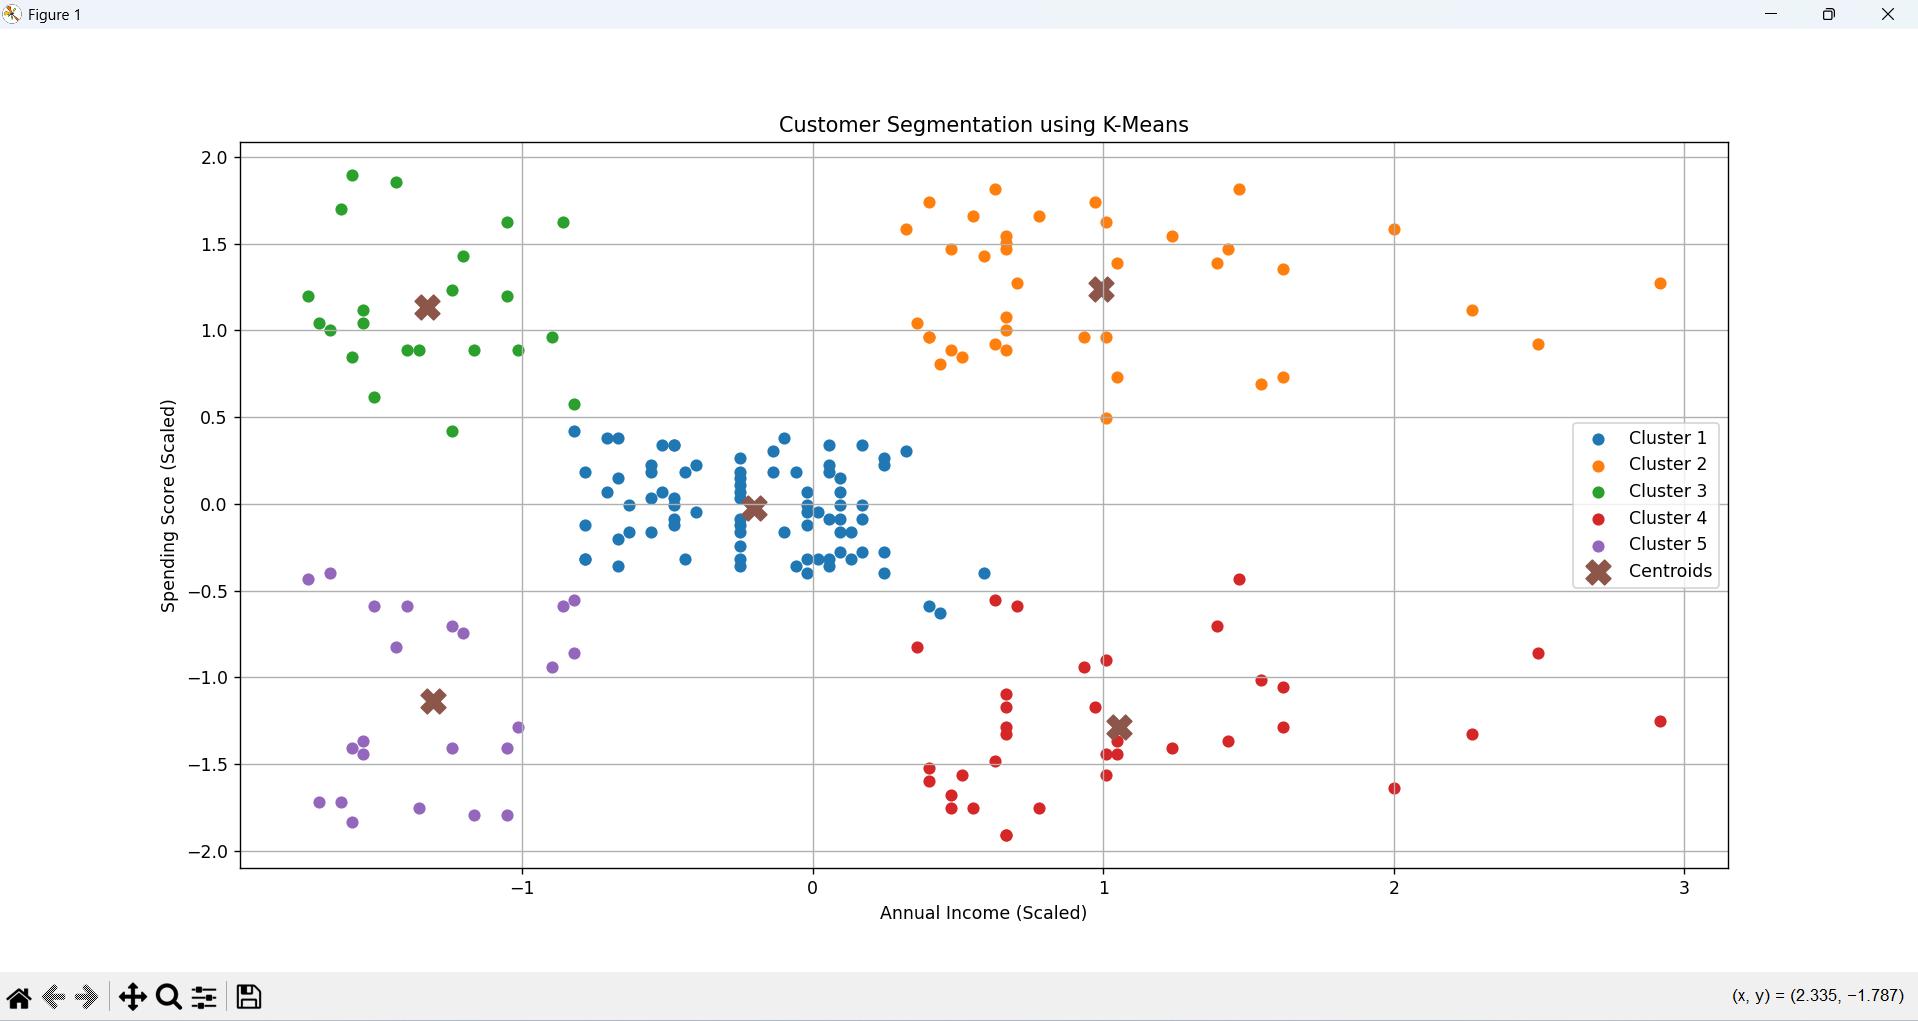

Generate this figure with Python:
import pandas as pd
import matplotlib.pyplot as plt
import seaborn as sns
import joblib

df = pd.read_csv("Mall_Customers.csv")
print(df.head())
print(df.info())
print(df.isnull().sum())
print(df.duplicated().sum())
print(df.columns)
print("shape: ",df.shape)
print(df.describe())
print(df.describe(include="object"))

gender_count = df["Gender"].value_counts()
print(gender_count)
plt.figure(figsize=(6,6))
gender_count.plot(kind="pie",autopct="%1.1f%%")
plt.title("Gender Distribution")
plt.ylabel("")
plt.show()

plt.figure(figsize=(8,5))
plt.hist(df["Age"],bins=10)
plt.title("Age Distribution")
plt.xlabel("Age")
plt.ylabel("Number of Customers")
plt.grid(True)
plt.show()

plt.figure(figsize=(8,5))
plt.hist(df["Annual Income (k$)"],bins=10)
plt.title("Annual Income Distribution")
plt.xlabel("Annual Income (k$)")
plt.ylabel("Number of Customers")
plt.grid(True)
plt.show()

plt.figure(figsize=(8,5))
plt.hist(df["Spending Score (1-100)"],bins=10)
plt.title("Spending Score Distribution")
plt.xlabel("Spending Score")
plt.ylabel("Number of Customers")
plt.grid(True)
plt.show()

X = df[["Annual Income (k$)", "Spending Score (1-100)"]]
print(X.head())
from sklearn.preprocessing import StandardScaler
scaler = StandardScaler()
X_scaled = scaler.fit_transform(X)
print(X_scaled[:5])

from sklearn.cluster import KMeans
wcss = []
for i in range(1, 11):
    kmeams = KMeans(n_clusters=i, random_state=42, n_init=10)
    kmeams.fit(X_scaled)
    wcss.append(kmeams.inertia_)
print(wcss)

plt.figure(figsize=(8,5))
plt.plot(range(1,11), wcss, marker="o")
plt.title("Elbow Method")
plt.xlabel("Number of Clusters (K)")
plt.ylabel("WCSS")
plt.grid(True)
plt.show()

kmeams = KMeans(n_clusters=5, random_state=42, n_init=10)
y_kmeans = kmeams.fit_predict(X_scaled)
df["Cluster"] = y_kmeans
print(y_kmeans)
print(df.head())   

# Customer Segmentation Scatter Plot
plt.figure(figsize=(8,6))
plt.scatter(X_scaled[y_kmeans == 0, 0], X_scaled[y_kmeans == 0, 1], label="Cluster 1")
plt.scatter(X_scaled[y_kmeans == 1, 0], X_scaled[y_kmeans == 1, 1], label="Cluster 2")
plt.scatter(X_scaled[y_kmeans == 2, 0], X_scaled[y_kmeans == 2, 1], label="Cluster 3")
plt.scatter(X_scaled[y_kmeans == 3, 0], X_scaled[y_kmeans == 3, 1], label="Cluster 4")
plt.scatter(X_scaled[y_kmeans == 4, 0], X_scaled[y_kmeans == 4, 1], label="Cluster 5")
plt.scatter(kmeams.cluster_centers_[:,0],kmeams.cluster_centers_[:,1],marker="X",s=200, label="Centroids")
plt.title("Customer Segmentation using K-Means")
plt.xlabel("Annual Income (Scaled)")
plt.ylabel("Spending Score (Scaled)")
plt.legend()
plt.grid(True)
plt.show()

cluster_summary = df.groupby("Cluster").mean(numeric_only=True)
print(cluster_summary)

joblib.dump(kmeams,"customer_segmentation_modelk.pkl")
print("Model saved successfully!")

df.to_csv("Customer_segmentation_result.csv",index=False)
print("Result file saved successfully")
